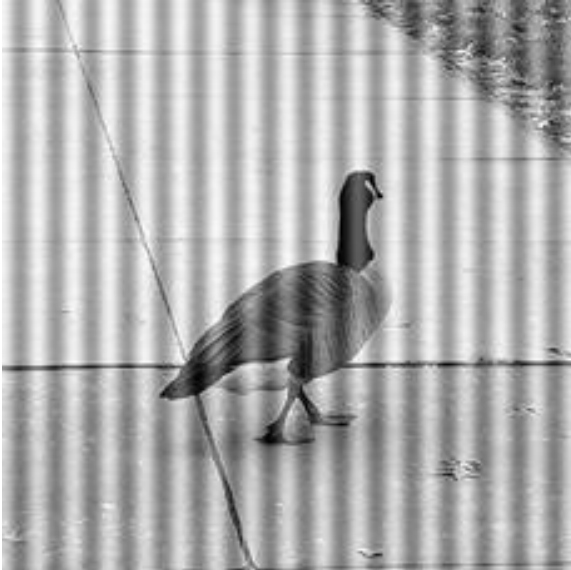
%> input picture nomor6_derau-periodik/3.png, 571 x 570 px
$ octave main.m   (GNU Octave 9; MATLAB toolbox functions it lacks are replaced by stand-ins)
%> lines starting %> are read from the running program, lines starting %| are printed output that depends on the picture
I = imread('3.png'); % Baca citra
%> I is the input picture: size 570x571x3 uint8; min 0, max 255, mean 173.9
% Convert to grayscale if RGB
if size(I, 3) == 3
    I = rgb2gray(I);
%> I: size 570x571 uint8
end
figure, imshow(I);
title('Original Image');
% Terapkan Fourier Transform
F = fft2(double(I));
F1 = fftshift(F); % Pusatkan FFT
% Tampilkan magnitute spektrum Fourier
F2 = F1;
F2 = abs(F2); % Get the magnitude
F2 = log(F2+1); % Use log
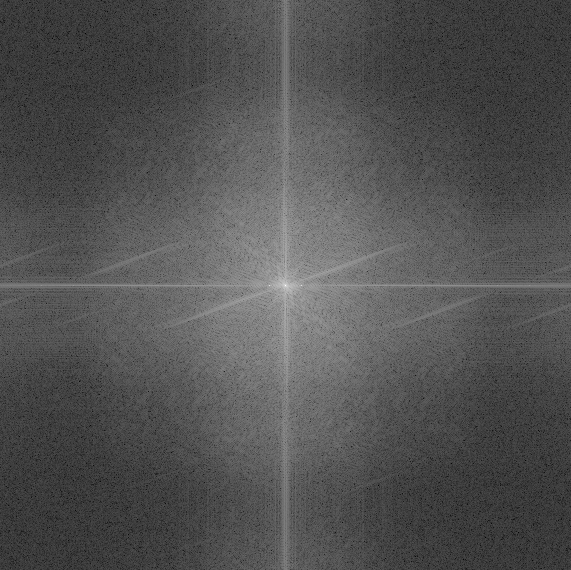
%> F2: size 570x571 double; min 0.502, max 17.85, mean 6.1; drawn with min black and max white
figure, imagesc(100*F2); colormap(gray);
title('magnitude spectrum');

% Buang frekuensi yang mengganggu, set jadi 0

F1(286,270) = 0;
F1(286,302) = 0;

%Kembalikan ke ranah spasial
J = real(ifft2(ifftshift(F1)));
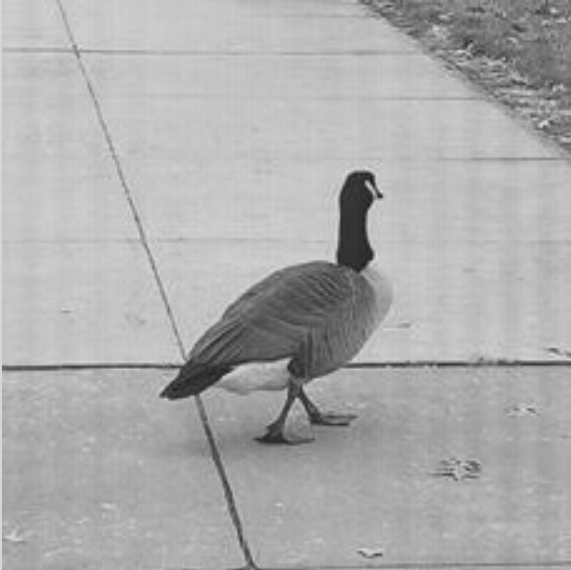
%> J: size 570x571 double; min 26.09, max 231.6, mean 173.9

% Normalize to [0, 255] range
J = uint8(mat2gray(J) * 255);
%> J: size 570x571 uint8

figure, imshow(J);
title('Processed Image');

$ run again, with nomor6_derau-periodik/2.png copied over nomor6_derau-periodik/3.png
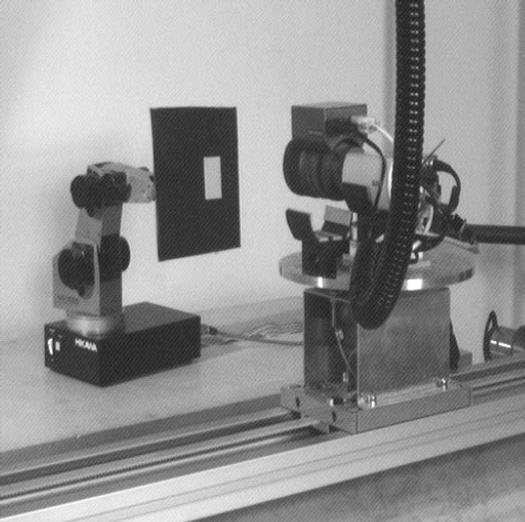
%> input picture nomor6_derau-periodik/2.png, 525 x 522 px
%> I is the input picture: size 522x525x3 uint8; min 21, max 255, mean 145.4
%> I: size 522x525 uint8
%> `F2 = log(F2+1);`:
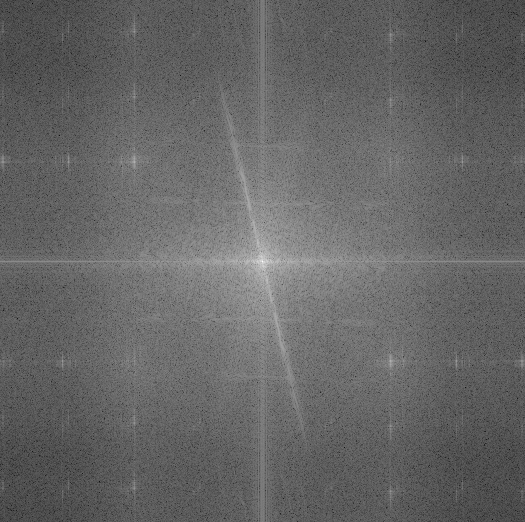
%> F2: size 522x525 double; min 0.452, max 17.5, mean 7.26; drawn with min black and max white
